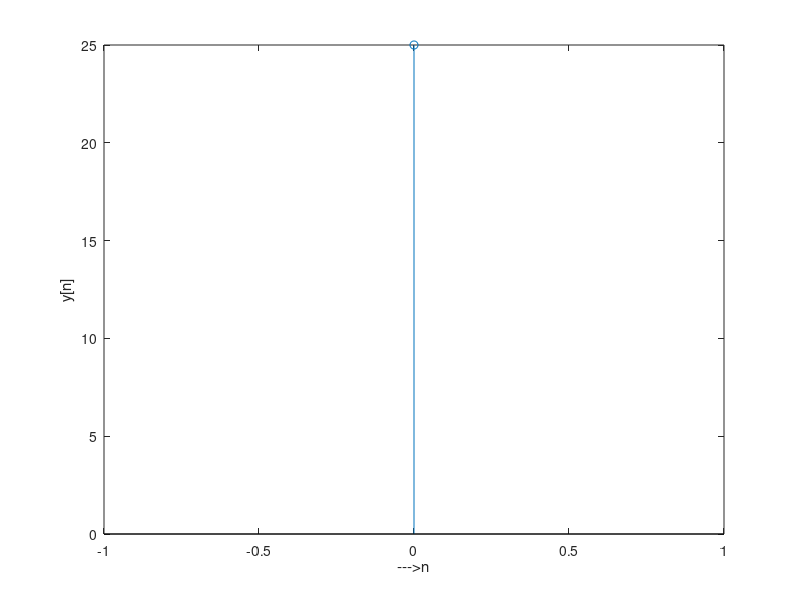

Write the MATLAB code that produced this figure.
clc; clear all; close all;
x = input('Enter the first sequence');
h = input('Enter the second sequence');

N = max(length(x), length(h));
for n=0:N-1
    y(n+1)=0
    for k=0:N-1
        i = (mod(n-k,N))
        y(n+1) = y(n+1) + h(k+1)*x(i+1)
    end
end

n1 = 0:N-1

stem(n1,y);
xlabel('--->n');
ylabel('y[n]');
